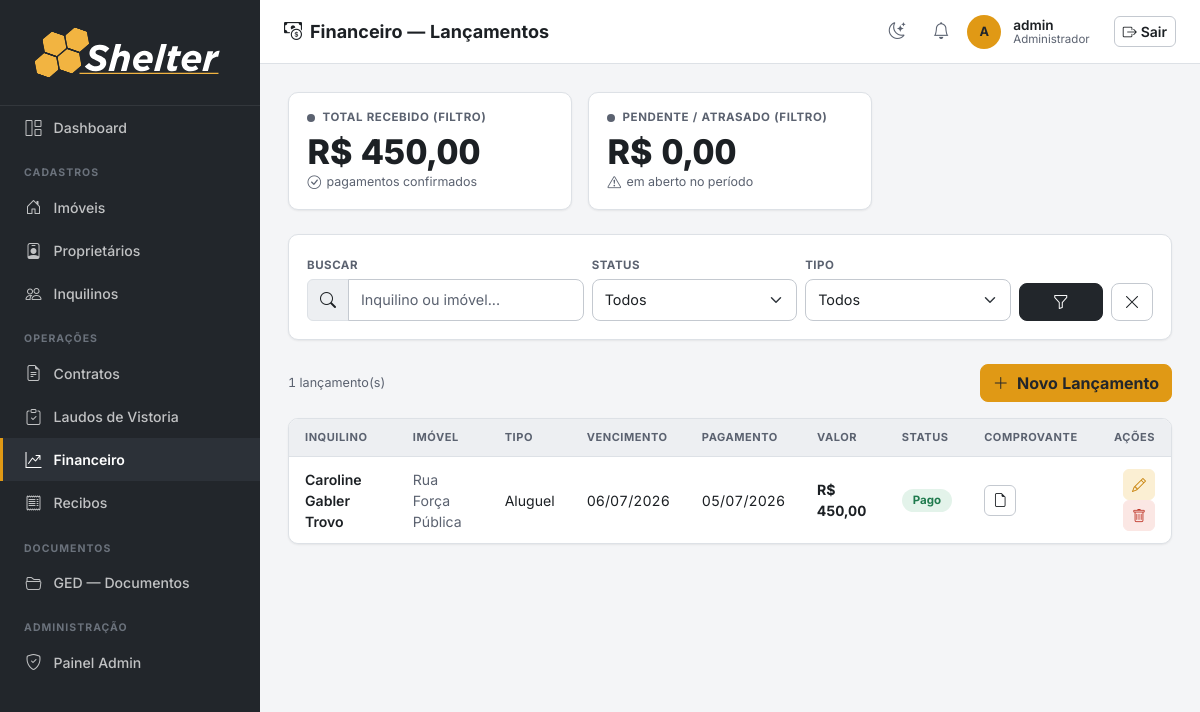
The app's page /financeiro/ (signed in), older data.
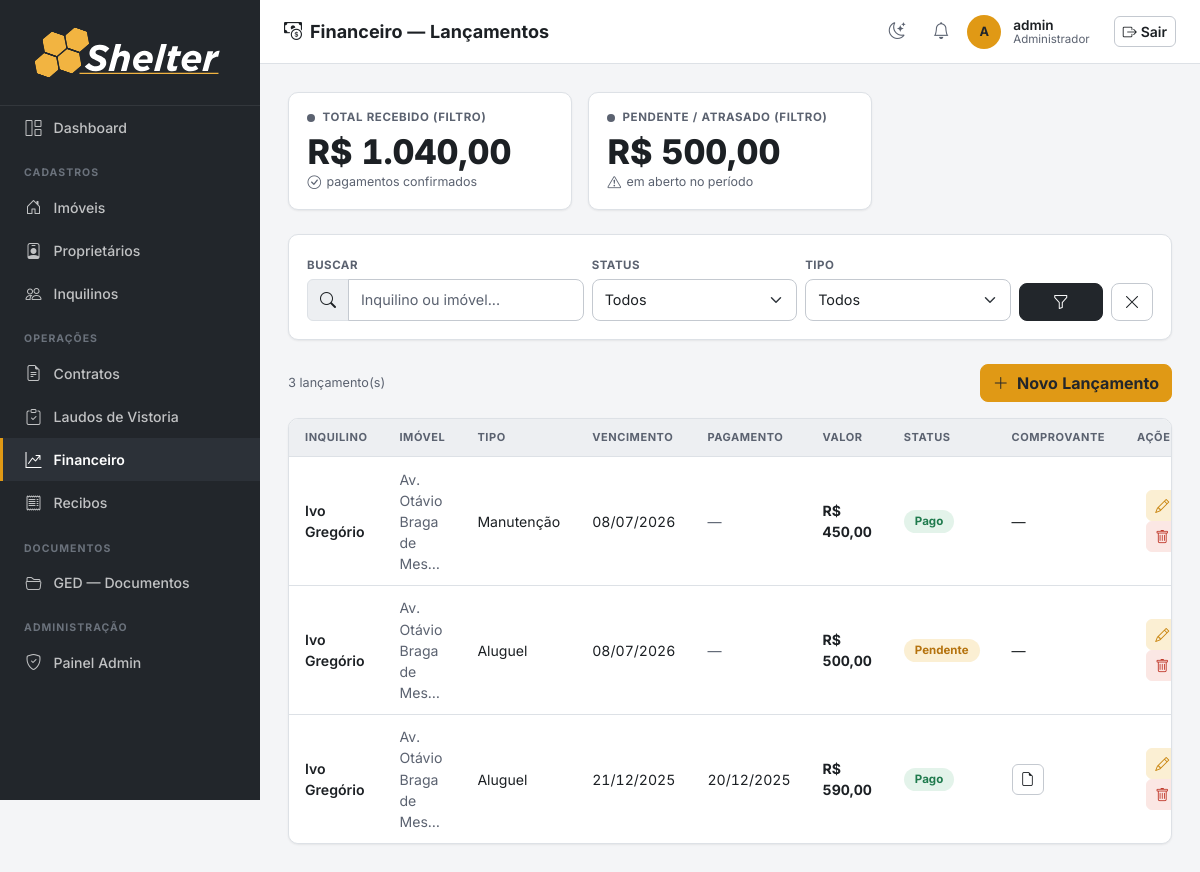
The same page, newer data.
### imoveis/models.py (models this page shows, shortened)
class Lancamento(models.Model):
    TIPO_CHOICES = [
        ('aluguel', 'Aluguel'),
        ('condominio', 'Condomínio'),
        ('iptu', 'IPTU'),
        ('manutencao', 'Manutenção'),
        ('multa', 'Multa'),
        ('outros', 'Outros'),
    ]
    STATUS_CHOICES = [
        ('pago', 'Pago'),
        ('pendente', 'Pendente'),
        ('atrasado', 'Atrasado'),
    ]
    contrato = models.ForeignKey(Contrato, on_delete=models.CASCADE, related_name='lancamentos')
    tipo = models.CharField(max_length=20, choices=TIPO_CHOICES)
    status = models.CharField(max_length=20, choices=STATUS_CHOICES, default='pendente')
    valor = models.DecimalField(max_digits=10, decimal_places=2)
    data_vencimento = models.DateField(verbose_name='Data de Vencimento')
    data_pagamento = models.DateField(null=True, blank=True, verbose_name='Data de Pagamento')
    comprovante = models.FileField(upload_to='comprovantes/', blank=True, null=True)
    observacoes = models.TextField(blank=True, verbose_name='Observações')
    criado_em = models.DateTimeField(auto_now_add=True)
    class Meta:
        verbose_name = 'Lançamento'
        verbose_name_plural = 'Lançamentos'
        ordering = ['-data_vencimento']

class Contrato(IdentificavelMixin, models.Model):
    PREFIXO_CODIGO = 'CTR'
    STATUS_CHOICES = [
        ('ativo', 'Ativo'),
        ('encerrado', 'Encerrado'),
        ('rescindido', 'Rescindido'),
    ]
    TIPO_CONTRATO_CHOICES = [
        ('PF', 'Pessoa Física'),
        ('PJ', 'Pessoa Jurídica'),
    ]
    FINALIDADE_CHOICES = [
        ('residencial', 'Residencial'),
        ('comercial', 'Comercial'),
    ]
    imovel = models.ForeignKey(Imovel, on_delete=models.PROTECT, related_name='contratos')
    inquilino = models.ForeignKey(Inquilino, on_delete=models.PROTECT, related_name='contratos')
    tipo_contrato = models.CharField(max_length=2, choices=TIPO_CONTRATO_CHOICES, default='PF',
                                     verbose_name='Tipo de Contrato')
    finalidade = models.CharField(max_length=12, choices=FINALIDADE_CHOICES,
                                  default='residencial', verbose_name='Finalidade')
    status = models.CharField(max_length=20, choices=STATUS_CHOICES, default='ativo')
    data_inicio = models.DateField(verbose_name='Data de Início')
    data_fim = models.DateField(verbose_name='Data de Término')
    valor_mensal = models.DecimalField(max_digits=10, decimal_places=2, verbose_name='Valor Mensal')
    dia_vencimento = models.PositiveSmallIntegerField(
        default=10, verbose_name='Dia de Vencimento',
        validators=[MinValueValidator(1), MaxValueValidator(31)])
    comprovante_renda = models.FileField(upload_to='comprovantes_renda/', blank=True, null=True,
                                         verbose_name='Comprovante de Renda (PF)')
    contrato_social = models.FileField(upload_to='contratos_sociais/', blank=True, null=True,
                                       verbose_name='Contrato Social (PJ)')
    recibo_chaves = models.FileField(upload_to='contratos/recibo_chaves/', blank=True, null=True,
                                     verbose_name='Recibo de Entrega de Chaves')
    comprovante_anual = models.FileField(upload_to='contratos/comprovante_anual/', blank=True, null=True,
                                         verbose_name='Comprovante Anual de Pagamento')
    documento_gerado = models.FileField(upload_to='contratos/gerados/', blank=True, null=True,
                                        verbose_name='Contrato gerado (PDF)')
    observacoes = models.TextField(blank=True, verbose_name='Observações')
    local_assinatura = models.CharField(max_length=200, blank=True,
                                        verbose_name='Local da Assinatura')
    data_assinatura = models.DateField(null=True, blank=True,
                                       verbose_name='Data da Assinatura')
    criado_em = models.DateTimeField(auto_now_add=True)
    class Meta:
        verbose_name = 'Contrato'
        verbose_name_plural = 'Contratos'
        ordering = ['-data_inicio']

class Inquilino(models.Model):
    FAIXA_RENDA_CHOICES = [
        ('ate_2k', '< R$ 2k'),
        ('2_4k', 'R$ 2k - R$ 3.9k'),
        ('4_7k', 'R$ 4k - R$ 6.9k'),
        ('7_10k', 'R$ 7k - R$ 9.9k'),
        ('10_16k', 'R$ 10k - R$ 15.9k'),
        ('acima_16k', 'R$ 16k +'),
    ]
    nome = models.CharField(max_length=200)
    cpf = models.CharField(max_length=14, unique=True, validators=[validate_cpf], verbose_name='CPF')
    cnpj = models.CharField(max_length=18, blank=True, validators=[validate_cnpj], verbose_name='CNPJ')
    email = models.EmailField(blank=True)
    telefone = models.CharField(max_length=20, blank=True, validators=[validate_telefone])
    rg = models.CharField(max_length=20, blank=True, validators=[validate_rg], verbose_name='RG')
    qualificacao = models.CharField(max_length=300, blank=True, verbose_name='Qualificação',
                                    help_text='Estado civil, profissão, nacionalidade')
    profissao = models.CharField(max_length=100, blank=True, verbose_name='Profissão')
    faixa_renda = models.CharField(max_length=20, choices=FAIXA_RENDA_CHOICES, blank=True,
                                   verbose_name='Faixa de Renda')
    observacoes = models.TextField(blank=True, verbose_name='Observações')
    criado_em = models.DateTimeField(auto_now_add=True)
    class Meta:
        verbose_name = 'Inquilino'
        verbose_name_plural = 'Inquilinos'
        ordering = ['nome']

class Imovel(IdentificavelMixin, models.Model):
    PREFIXO_CODIGO = 'IMV'
    TIPO_CHOICES = [
        ('apartamento', 'Apartamento'),
        ('casa', 'Casa'),
        ('comercial', 'Comercial'),
        ('terreno', 'Terreno'),
        ('galpao', 'Galpão'),
    ]
    STATUS_CHOICES = [
        ('ocupado', 'Ocupado'),
        ('vago', 'Vago'),
        ('manutencao', 'Em Manutenção'),
    ]
    CATEGORIA_CHOICES = [
        ('urbano', 'Urbano'),
        ('rural', 'Rural'),
    ]
    proprietario = models.ForeignKey(Proprietario, on_delete=models.PROTECT, related_name='imoveis')
    tipo = models.CharField(max_length=20, choices=TIPO_CHOICES)
    status = models.CharField(max_length=20, choices=STATUS_CHOICES, default='vago')
    categoria = models.CharField(max_length=10, choices=CATEGORIA_CHOICES, default='urbano', verbose_name='Categoria')
    endereco = models.CharField(max_length=300)
    numero = models.CharField(max_length=20, blank=True, verbose_name='Número')
    complemento = models.CharField(max_length=100, blank=True, verbose_name='Complemento')
    bairro = models.CharField(max_length=100, blank=True)
    cidade = models.CharField(max_length=100, default='')
    area_m2 = models.DecimalField(max_digits=8, decimal_places=2, null=True, blank=True, verbose_name='Área (m²)')
    descricao = models.TextField(blank=True)
    matricula = models.CharField(max_length=100, blank=True, verbose_name='Matrícula')
    data_aquisicao = models.DateField(null=True, blank=True, verbose_name='Data de Aquisição')
    valor_aquisicao = models.DecimalField(max_digits=14, decimal_places=2, null=True, blank=True, verbose_name='Valor de Aquisição')
    cadastro_prefeitura = models.CharField(max_length=100, blank=True, verbose_name='Cadastro Prefeitura')
    planta_projeto = models.FileField(upload_to='plantas/', blank=True, null=True, verbose_name='Planta/Projeto')
    nirf = models.CharField(max_length=50, blank=True, verbose_name='NIRF')
    incra = models.CharField(max_length=50, blank=True, verbose_name='INCRA')
    car = models.CharField(max_length=100, blank=True, verbose_name='CAR')
    criado_em = models.DateTimeField(auto_now_add=True)
    class Meta:
        verbose_name = 'Imóvel'
        verbose_name_plural = 'Imóveis'
        ordering = ['endereco']

### imoveis/views.py (the view)
# urls.py: path('financeiro/', views.lancamento_list, name='lancamento_list'),
@login_required
def lancamento_list(request):
    q = request.GET.get('q', '')
    status = request.GET.get('status', '')
    tipo = request.GET.get('tipo', '')
    qs = Lancamento.objects.select_related('contrato__inquilino', 'contrato__imovel')
    if q:
        qs = qs.filter(Q(contrato__inquilino__nome__icontains=q) | Q(contrato__imovel__endereco__icontains=q))
    if status:
        qs = qs.filter(status=status)
    if tipo:
        qs = qs.filter(tipo=tipo)
    total_pago = qs.filter(status='pago').aggregate(t=Sum('valor'))['t'] or 0
    total_pendente = qs.filter(status__in=['pendente', 'atrasado']).aggregate(t=Sum('valor'))['t'] or 0
    return render(request, 'financeiro/lancamento_list.html', {
        'lancamentos': qs,
        'q': q, 'status': status, 'tipo': tipo,
        'status_choices': Lancamento.STATUS_CHOICES,
        'tipo_choices': Lancamento.TIPO_CHOICES,
        'total_pago': total_pago,
        'total_pendente': total_pendente,
    })

### imoveis/context_processors.py (called while the page is built)
def notificacoes_usuario(request):
    user = getattr(request, 'user', None)
    if user is None or not user.is_authenticated:
        return {}
    ultimas = user.notificacoes.all()[:LIMITE_NOTIFICACOES_TOPBAR]
    return {'ultimas_notificacoes_usuario': ultimas}

### imoveis/templatetags/imoveis_tags.py (called while the page is built)
@register.filter
def brl(value):
    try:
        value = float(value)
    except (TypeError, ValueError):
        return value
    formatted = f"{value:,.2f}"          # 1,500.00  (locale inglês)
    formatted = formatted.replace(",", "X").replace(".", ",").replace("X", ".")
    return formatted

### templates/financeiro/lancamento_list.html (shortened to what the changed rows need)
{% extends 'base.html' %}
{% load imoveis_tags %}
{% block content %}
<div class="row g-3 mb-4">
  <div class="col-md-4">
    <div class="kpi-card">
      <div class="kpi-label"><span class="kpi-dot kpi-dot-ok"></span>Total Recebido (filtro)</div>
      <div class="kpi-value">R$ {{ total_pago|brl }}</div>
      <div class="kpi-aux"><i class="bi bi-check-circle"></i> pagamentos confirmados</div>
    </div>
  </div>
  <div class="col-md-4">
    <div class="kpi-card">
      <div class="kpi-label"><span class="kpi-dot kpi-dot-danger"></span>Pendente / Atrasado (filtro)</div>
      <div class="kpi-value">R$ {{ total_pendente|brl }}</div>
      <div class="kpi-aux"><i class="bi bi-exclamation-triangle"></i> em aberto no período</div>
    </div>
  </div>
</div>
<div class="d-flex justify-content-between align-items-center mb-3">
  <span class="text-muted small">{{ lancamentos.count }} lançamento(s)</span>
  <a href="{% url 'lancamento_create' %}" class="btn btn-primary"><i class="bi bi-plus-lg me-1"></i> Novo Lançamento</a>
</div>
<div class="section-card">
  <div class="table-responsive">
    <table class="table mb-0">
      <thead>
        <tr><th>Inquilino</th><th>Imóvel</th><th>Tipo</th><th>Vencimento</th><th>Pagamento</th><th>Valor</th><th>Status</th><th>Comprovante</th><th class="text-end">Ações</th></tr>
      </thead>
      <tbody>
        {% for l in lancamentos %}
        <tr>
          <td class="fw-semibold">{{ l.contrato.inquilino.nome }}</td>
          <td class="small text-muted">{{ l.contrato.imovel.endereco|truncatechars:25 }}</td>
          <td>{{ l.get_tipo_display }}</td>
          <td>{{ l.data_vencimento|date:"d/m/Y" }}</td>
          <td>{% if l.data_pagamento %}{{ l.data_pagamento|date:"d/m/Y" }}{% else %}<span class="text-muted">—</span>{% endif %}</td>
          <td><strong>R$ {{ l.valor|brl }}</strong></td>
          <td><span class="status-badge badge-{{ l.status }}">{{ l.get_status_display }}</span></td>
          <td>{% if l.comprovante %}<a href="{{ l.comprovante.url }}" target="_blank" class="btn btn-sm btn-outline-secondary"><i class="bi bi-file-earmark"></i></a>{% else %}—{% endif %}</td>
          <td class="text-end">
            <a href="{% url 'lancamento_edit' l.pk %}" class="btn btn-sm btn-outline-primary"><i class="bi bi-pencil"></i></a>
            <button class="btn btn-sm btn-outline-danger" data-bs-toggle="modal" data-bs-target="#del{{ l.pk }}"><i class="bi bi-trash"></i></button>
          </td>
        </tr>
        {% empty %}
        <tr>
          <td colspan="9" class="border-0">
            <div class="empty-state"><i class="bi bi-inbox"></i>Nenhum lançamento encontrado.</div>
          </td>
        </tr>
        {% endfor %}
      </tbody>
    </table>
  </div>
</div>
{% endblock %}

Row changes from the older to the newer data that the page shows:
removed Lancamento: contrato.inquilino.nome "Caroline Gabler Trovo", contrato.imovel.endereco "Rua Força Pública", tipo "Aluguel", data_vencimento "06/07/2026", data_pagamento "05/07/2026", valor|brl "450,00", status "Pago"
added Lancamento: contrato.inquilino.nome "Ivo Gregório", contrato.imovel.endereco "Av. Otávio Braga de Mes…", tipo "Manutenção", data_vencimento "08/07/2026", valor|brl "450,00", status "Pago"
added Lancamento: contrato.inquilino.nome "Ivo Gregório", contrato.imovel.endereco "Av. Otávio Braga de Mes…", tipo "Aluguel", data_vencimento "08/07/2026", valor|brl "500,00", status "Pendente"
added Lancamento: contrato.inquilino.nome "Ivo Gregório", contrato.imovel.endereco "Av. Otávio Braga de Mes…", tipo "Aluguel", data_vencimento "21/12/2025", data_pagamento "20/12/2025", valor|brl "590,00", status "Pago"
Text that changed along with them:
{{ total_pago|brl }}: "450,00" → "1.040,00"
{{ total_pendente|brl }}: "0,00" → "500,00"
{{ lancamentos.count }}: "1" → "3"
